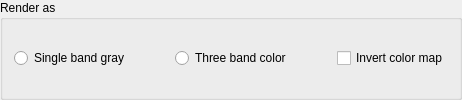
        <widget class="QGroupBox" name="groupBox_3">
         <property name="title">
          <string>Render as</string>
         </property>
         <layout class="QHBoxLayout">
          <item>
           <widget class="QRadioButton" name="rbtnSingleBand">
            <property name="text">
             <string>Single band gray</string>
            </property>
           </widget>
          </item>
          <item>
           <spacer>
            <property name="orientation">
             <enum>Qt::Horizontal</enum>
            </property>
            <property name="sizeHint" stdset="0">
             <size>
              <width>40</width>
              <height>20</height>
             </size>
            </property>
           </spacer>
          </item>
          <item>
           <widget class="QRadioButton" name="rbtnThreeBand">
            <property name="text">
             <string>Three band color</string>
            </property>
           </widget>
          </item>
          <item>
           <spacer>
            <property name="orientation">
             <enum>Qt::Horizontal</enum>
            </property>
            <property name="sizeHint" stdset="0">
             <size>
              <width>40</width>
              <height>20</height>
             </size>
            </property>
           </spacer>
          </item>
          <item>
           <widget class="QCheckBox" name="cboxInvertColorMap">
            <property name="sizePolicy">
             <sizepolicy hsizetype="Expanding" vsizetype="Fixed">
              <horstretch>0</horstretch>
              <verstretch>0</verstretch>
             </sizepolicy>
            </property>
            <property name="text">
             <string>Invert color map</string>
            </property>
           </widget>
          </item>
         </layout>
        </widget>
